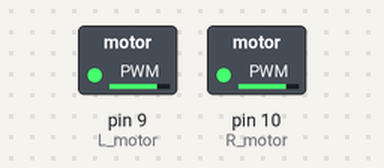
A sketch run on a simulated Arduino Uno, built with avr-gcc and run on an emulated ATmega328P. Shown: switched loads named in the sketch (green lamp = pin HIGH).

Above: at 0.1 s.
At 1.1 s:
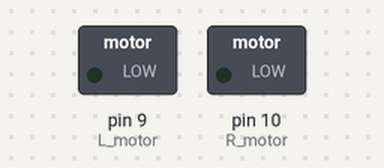
Timing chart, 0 to 2.6 s (numbered marks = the images above):
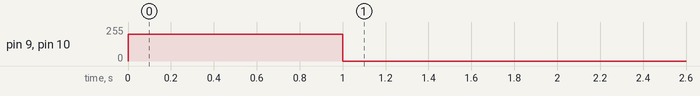

The sketch:

minicar_04_2motor_2.ino
```cpp
const int L_motor = 9;
const int R_motor = 10;

void setup() {
  analogWrite(L_motor, 200);
  analogWrite(R_motor, 200);
  delay(1000);

  analogWrite(L_motor, 0);
  analogWrite(R_motor, 0);
}

void loop() {
}
```
